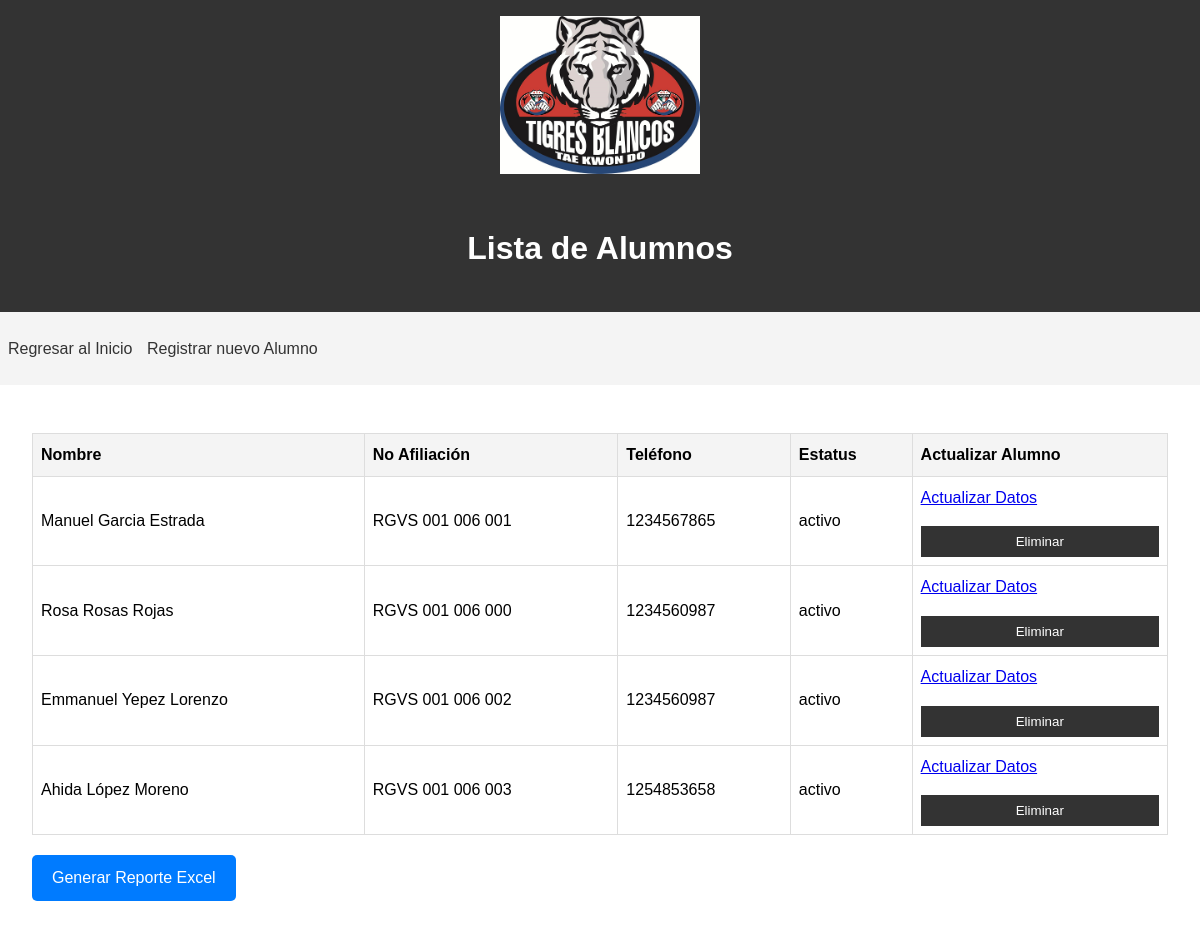
The page /consulta_alumnos on the database as committed earlier.
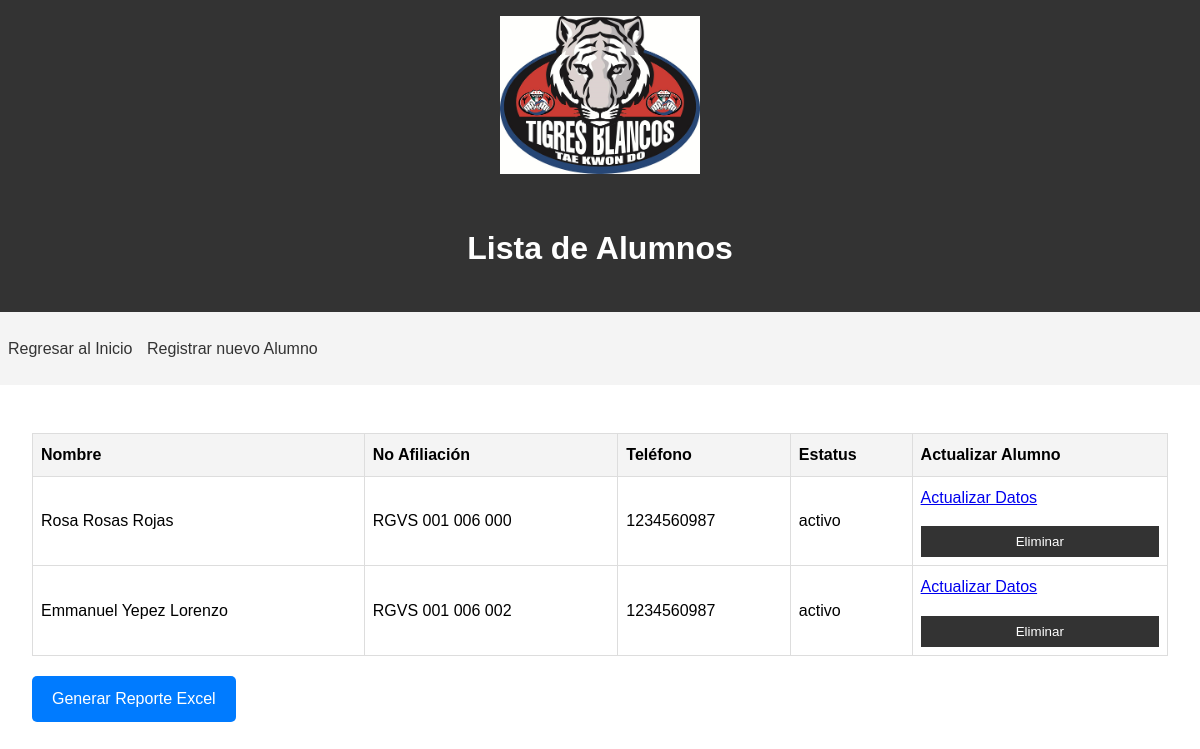
The same page on the database as committed later.
### app.py (models this page shows)
class Alumno(Base):
    __tablename__ = 'alumnos'
    id = Column(Integer, primary_key=True)
    apaterno = Column(String(50), nullable=False)
    apmaterno = Column(String(50), nullable=False)
    nombre = Column(String(50), nullable=False)
    fbday = Column(Date, nullable=False)
    curp = Column(String(18), unique=True, nullable=False)
    calle = Column(String(100), nullable=True)
    numero = Column(String(10), nullable=False)
    colonia = Column(String(100), nullable=False)
    email = Column(String(100), nullable=False)
    telefono = Column(String(15), nullable=False)
    numafiliacion = Column(String(20), unique=True, nullable=True)
    estatus = Column(String(10), nullable=False)
    pagos = relationship("Pago", back_populates="alumno")

### app.py (the view)
@app.route('/consulta_alumnos')
def lista_alumnos():
    session = Session()
    try:
        alumnos = session.query(Alumno).all()
        return render_template('lista_alumnos.html', alumnos=alumnos)
    except Exception as e:
        return f"Error: {str(e)}"
    finally:
        session.close()

### templates/lista_alumnos.html (shortened to what this page needs)
<!DOCTYPE html>
<html lang="es">
<head>
    <link rel="stylesheet" href="{{ url_for('static', filename='css/styles.css') }}">
</head>
<body>
    <header>
        <img src="{{ url_for('static', filename='img/logo.png') }}" alt="Logotipo de la escuela" class="logo" width = "800" height="341">
        <h1>Lista de Alumnos</h1>
    </header>
    <nav>
        <ul>
            <li><a href="{{ url_for('index') }}">Regresar al Inicio</a></li>
            <li><a href="{{ url_for('registro') }}">Registrar nuevo Alumno</a></li>
        </ul>
    </nav>
    <main>
        <table>
            <thead>
                <tr>
                    <th>Nombre</th>
                    <th>No Afiliación</th>
                    <th>Teléfono</th>
                    <th>Estatus</th>
                    <th>Actualizar Alumno</th>
                </tr>
            </thead>
            <tbody>
                {% for alumno in alumnos %}
                <tr>
                    <td>{{ alumno.nombre }} {{ alumno.apaterno }} {{ alumno.apmaterno }}</td>
                    <td>{{ alumno.numafiliacion }}</td>
                    <td>{{ alumno.telefono }}</td>
                    <td>{{ alumno.estatus }}</td>
                    <td>
                        <a href="{{ url_for('detalle_alumno', id=alumno.id) }}">Actualizar Datos</a>
                        <button class="eliminar-alumno" data-id="{{ alumno.id }}" >Eliminar</button>
                    </td>
                </tr>
                {% endfor %}
            </tbody>
        </table>
        <a href="{{ url_for('generar_reporte') }}" class="button">Generar Reporte Excel</a>
    </main>
</body>
</html>

Rows that differ between the two databases and show on the page:
removed Alumno: nombre "Manuel", apaterno "Garcia", apmaterno "Estrada", numafiliacion "RGVS 001 006 001", telefono "1234567865", estatus "activo"
removed Alumno: nombre "Ahida", apaterno "López", apmaterno "Moreno", numafiliacion "RGVS 001 006 003", telefono "1254853658", estatus "activo"
